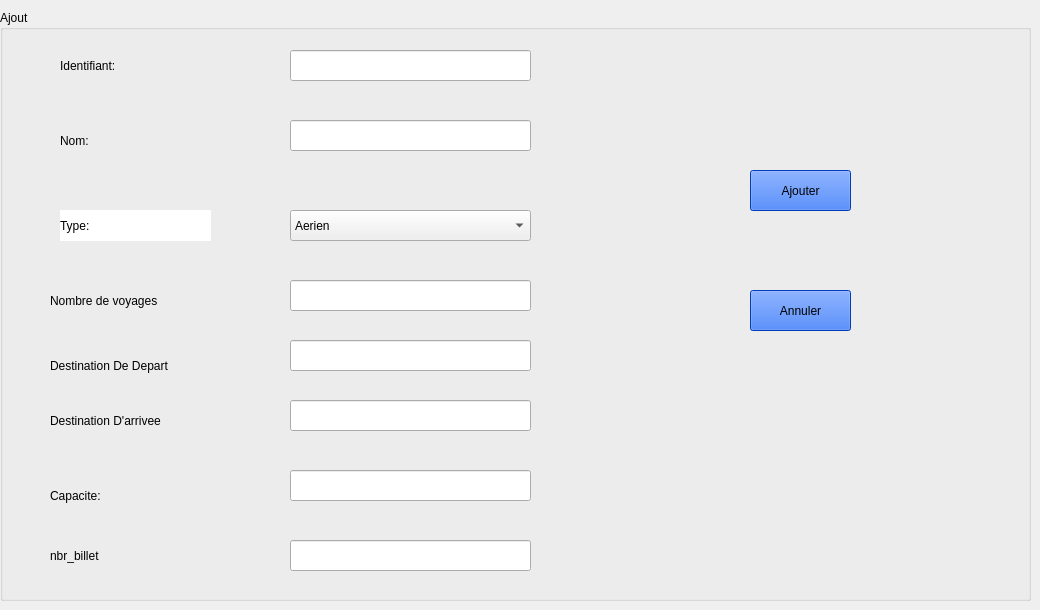
      <widget class="QWidget" name="tab_4">
       <attribute name="title">
        <string>Ajouter</string>
       </attribute>
       <widget class="QPushButton" name="B_ajouter_annuler">
        <property name="geometry">
         <rect>
          <x>750</x>
          <y>290</y>
          <width>101</width>
          <height>41</height>
         </rect>
        </property>
        <property name="styleSheet">
         <string notr="true">color: rgb(0, 0, 255);
color: rgb(0, 0, 0);
background-color: rgb(0, 85, 255);
font: 75 10pt &quot;MS Shell Dlg 2&quot;;</string>
        </property>
        <property name="text">
         <string>Annuler</string>
        </property>
       </widget>
       <widget class="QPushButton" name="B_Ajouter">
        <property name="geometry">
         <rect>
          <x>750</x>
          <y>170</y>
          <width>101</width>
          <height>41</height>
         </rect>
        </property>
        <property name="styleSheet">
         <string notr="true">color: rgb(0, 0, 255);
color: rgb(0, 0, 0);
background-color: rgb(0, 85, 255);
font: 75 10pt &quot;MS Shell Dlg 2&quot;;</string>
        </property>
        <property name="text">
         <string>Ajouter</string>
        </property>
       </widget>
       <widget class="QLabel" name="label_3">
        <property name="geometry">
         <rect>
          <x>60</x>
          <y>120</y>
          <width>151</width>
          <height>41</height>
         </rect>
        </property>
        <property name="styleSheet">
         <string notr="true">font: 75 10pt &quot;MS Shell Dlg 2&quot;;</string>
        </property>
        <property name="text">
         <string>Nom:</string>
        </property>
       </widget>
       <widget class="QLabel" name="label_4">
        <property name="geometry">
         <rect>
          <x>60</x>
          <y>50</y>
          <width>151</width>
          <height>31</height>
         </rect>
        </property>
        <property name="styleSheet">
         <string notr="true">font: 75 10pt &quot;MS Shell Dlg 2&quot;;</string>
        </property>
        <property name="text">
         <string>Identifiant:</string>
        </property>
       </widget>
       <widget class="QLabel" name="label_5">
        <property name="geometry">
         <rect>
          <x>60</x>
          <y>210</y>
          <width>151</width>
          <height>31</height>
         </rect>
        </property>
        <property name="styleSheet">
         <string notr="true">font: 75 10pt &quot;MS Shell Dlg 2&quot;;
background-color: rgb(255, 255, 255);</string>
        </property>
        <property name="text">
         <string>Type:</string>
        </property>
       </widget>
       <widget class="QLabel" name="label_6">
        <property name="geometry">
         <rect>
          <x>50</x>
          <y>290</y>
          <width>151</width>
          <height>21</height>
         </rect>
        </property>
        <property name="styleSheet">
         <string notr="true">font: 75 10pt &quot;MS Shell Dlg 2&quot;;</string>
        </property>
        <property name="text">
         <string>Nombre de voyages</string>
        </property>
       </widget>
       <widget class="QLabel" name="label_7">
        <property name="geometry">
         <rect>
          <x>50</x>
          <y>350</y>
          <width>171</width>
          <height>31</height>
         </rect>
        </property>
        <property name="styleSheet">
         <string notr="true">font: 75 10pt &quot;MS Shell Dlg 2&quot;;</string>
        </property>
        <property name="text">
         <string>Destination De Depart</string>
        </property>
       </widget>
       <widget class="QLabel" name="label_8">
        <property name="geometry">
         <rect>
          <x>50</x>
          <y>410</y>
          <width>161</width>
          <height>21</height>
         </rect>
        </property>
        <property name="styleSheet">
         <string notr="true">font: 75 10pt &quot;MS Shell Dlg 2&quot;;</string>
        </property>
        <property name="text">
         <string>Destination D'arrivee</string>
        </property>
       </widget>
       <widget class="QLabel" name="label_9">
        <property name="geometry">
         <rect>
          <x>50</x>
          <y>480</y>
          <width>141</width>
          <height>31</height>
         </rect>
        </property>
        <property name="styleSheet">
         <string notr="true">font: 75 10pt &quot;MS Shell Dlg 2&quot;;</string>
        </property>
        <property name="text">
         <string>Capacite:</string>
        </property>
       </widget>
       <widget class="QLineEdit" name="le_nom">
        <property name="geometry">
         <rect>
          <x>290</x>
          <y>120</y>
          <width>241</width>
          <height>31</height>
         </rect>
        </property>
       </widget>
       <widget class="QLineEdit" name="le_id">
        <property name="geometry">
         <rect>
          <x>290</x>
          <y>50</y>
          <width>241</width>
          <height>31</height>
         </rect>
        </property>
       </widget>
       <widget class="QLineEdit" name="le_nbr_voyages">
        <property name="geometry">
         <rect>
          <x>290</x>
          <y>280</y>
          <width>241</width>
          <height>31</height>
         </rect>
        </property>
       </widget>
       <widget class="QLineEdit" name="le_dest_dep">
        <property name="geometry">
         <rect>
          <x>290</x>
          <y>340</y>
          <width>241</width>
          <height>31</height>
         </rect>
        </property>
       </widget>
       <widget class="QLineEdit" name="le_dest_arri">
        <property name="geometry">
         <rect>
          <x>290</x>
          <y>400</y>
          <width>241</width>
          <height>31</height>
         </rect>
        </property>
       </widget>
       <widget class="QLineEdit" name="le_capacite">
        <property name="geometry">
         <rect>
          <x>290</x>
          <y>470</y>
          <width>241</width>
          <height>31</height>
         </rect>
        </property>
       </widget>
       <widget class="QLabel" name="label_38">
        <property name="geometry">
         <rect>
          <x>50</x>
          <y>540</y>
          <width>141</width>
          <height>31</height>
         </rect>
        </property>
        <property name="styleSheet">
         <string notr="true">font: 75 10pt &quot;MS Shell Dlg 2&quot;;</string>
        </property>
        <property name="text">
         <string>nbr_billet</string>
        </property>
       </widget>
       <widget class="QLineEdit" name="le_nbr_billet">
        <property name="geometry">
         <rect>
          <x>290</x>
          <y>540</y>
          <width>241</width>
          <height>31</height>
         </rect>
        </property>
        <property name="text">
         <string/>
        </property>
       </widget>
       <widget class="QComboBox" name="le_type">
        <property name="geometry">
         <rect>
          <x>290</x>
          <y>210</y>
          <width>241</width>
          <height>31</height>
         </rect>
        </property>
        <item>
         <property name="text">
          <string>Aerien</string>
         </property>
        </item>
        <item>
         <property name="text">
          <string>Routier</string>
         </property>
        </item>
        <item>
         <property name="text">
          <string>Maritime</string>
         </property>
        </item>
       </widget>
       <widget class="QGroupBox" name="groupBox_7">
        <property name="geometry">
         <rect>
          <x>0</x>
          <y>10</y>
          <width>1031</width>
          <height>591</height>
         </rect>
        </property>
        <property name="title">
         <string>Ajout</string>
        </property>
       </widget>
       <zorder>groupBox_7</zorder>
       <zorder>B_ajouter_annuler</zorder>
       <zorder>B_Ajouter</zorder>
       <zorder>label_3</zorder>
       <zorder>label_4</zorder>
       <zorder>label_5</zorder>
       <zorder>label_6</zorder>
       <zorder>label_7</zorder>
       <zorder>label_8</zorder>
       <zorder>label_9</zorder>
       <zorder>le_nom</zorder>
       <zorder>le_id</zorder>
       <zorder>le_nbr_voyages</zorder>
       <zorder>le_dest_dep</zorder>
       <zorder>le_dest_arri</zorder>
       <zorder>le_capacite</zorder>
       <zorder>label_38</zorder>
       <zorder>le_nbr_billet</zorder>
       <zorder>le_type</zorder>
      </widget>
